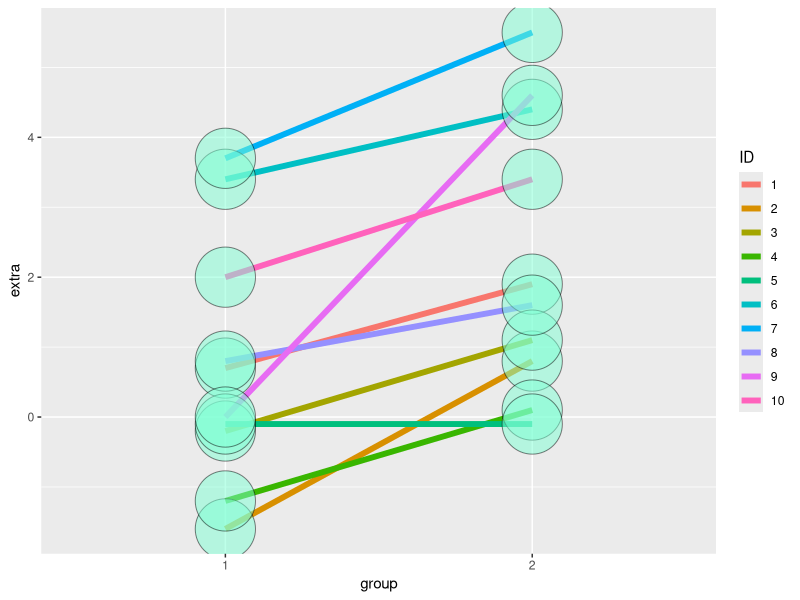

The R script that drew this image: (Note: this script raises an error after producing the figure.)

#T confidence intervals example
data(sleep)
head(sleep)

library(ggplot2)
g <- ggplot(sleep, aes(x = group, y = extra,group=factor(ID)))
g <- g+geom_line(size=2,aes(colour=ID))+geom_point(size=20,pch=21,fill="aquamarine",alpha=.5)
g

#showCols(cl=colors(),bg="gray33",rot=30,cex=0.75)

col=colors() #list of color names
showCols(col[1:100]) #plot the first 100 colors

colors()

g1 <- sleep$extra[1 : 10]; g2 <- sleep$extra[11 : 20]
difference <- g2 - g1
mn <- mean(difference); s <- sd(difference); n <- 10

mn + c(-1, 1) * qt(.975, n-1) * s / sqrt(n)
t.test(difference)
t.test(g2, g1, paired = TRUE)
t.test(extra ~ I(relevel(group, 2)), paired = TRUE, data = sleep)

head(sleep
     )
